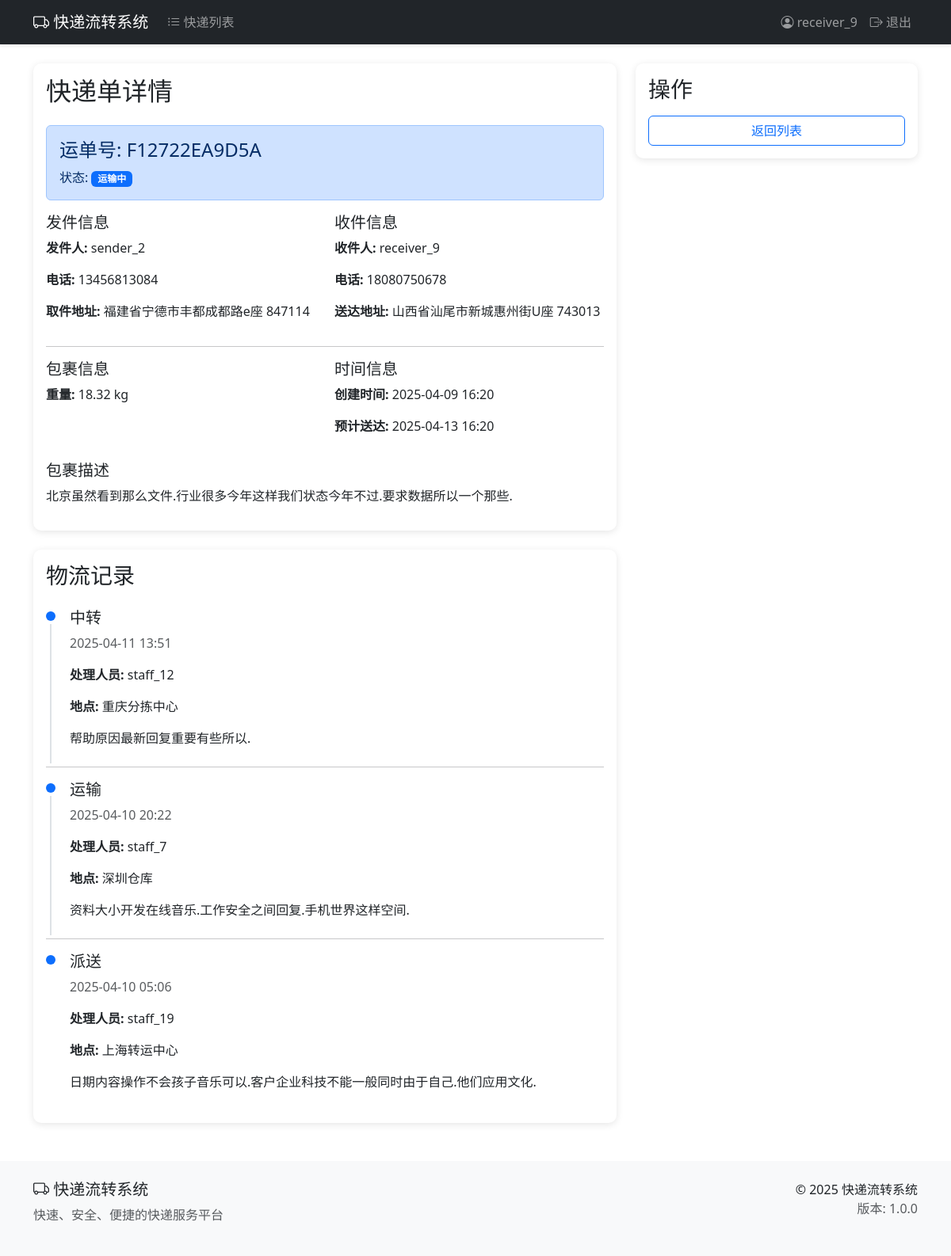
The page /detail/F12722EA9D5A/ (signed in) on the database its author committed.
### users/models.py (models this page shows, shortened)
class User(AbstractUser):
    USER_TYPE_CHOICES = (
        ('sender', '发件人'),
        ('receiver', '收件人'),
        ('staff', '物流人员'),
        ('admin', '管理员'),
    )
    user_type = models.CharField(max_length=10, choices=USER_TYPE_CHOICES, default='sender', verbose_name='用户类型')
    phone = models.CharField(max_length=15, blank=True, verbose_name='电话号码')
    address = models.TextField(blank=True, verbose_name='地址')
    class Meta:
        verbose_name = '用户'
        verbose_name_plural = '用户'
        ordering = ['-date_joined']

### shipments/models.py (models this page shows, shortened)
class Shipment(models.Model):
    STATUS_CHOICES = (
        ('pending', '待处理'),
        ('picked_up', '已取件'),
        ('in_transit', '运输中'),
        ('delivered', '已送达'),
        ('completed', '已完成'),
    )
    tracking_number = models.CharField(max_length=20, unique=True, verbose_name='运单号')
    sender = models.ForeignKey(
        settings.AUTH_USER_MODEL,
        on_delete=models.CASCADE,
        related_name='sent_shipments',
        verbose_name='发件人'
    )
    receiver = models.ForeignKey(
        settings.AUTH_USER_MODEL,
        on_delete=models.CASCADE,
        related_name='received_shipments',
        verbose_name='收件人'
    )
    status = models.CharField(max_length=20, choices=STATUS_CHOICES, default='pending', verbose_name='状态')
    weight = models.DecimalField(max_digits=5, decimal_places=2, verbose_name='重量(kg)')
    description = models.TextField(verbose_name='包裹描述')
    pickup_address = models.TextField(verbose_name='取件地址')
    delivery_address = models.TextField(verbose_name='送达地址')
    created_at = models.DateTimeField(auto_now_add=True, verbose_name='创建时间')
    updated_at = models.DateTimeField(auto_now=True, verbose_name='更新时间')
    estimated_delivery = models.DateTimeField(null=True, blank=True, verbose_name='预计送达时间')
    class Meta:
        verbose_name = '快递单'
        verbose_name_plural = '快递单'
        ordering = ['-created_at']
        indexes = [
            models.Index(fields=['tracking_number']),
            models.Index(fields=['status']),
            models.Index(fields=['created_at']),
        ]

### logistics/models.py (models this page shows, shortened)
class LogisticsRecord(models.Model):
    EVENT_CHOICES = (
        ('pickup', '取件'),
        ('transit', '运输'),
        ('transfer', '中转'),
        ('delivery', '派送'),
        ('delivered', '送达'),
    )
    shipment = models.ForeignKey(
        Shipment,
        on_delete=models.CASCADE,
        related_name='logistics_records',
        verbose_name='快递单'
    )
    handler = models.ForeignKey(
        settings.AUTH_USER_MODEL,
        on_delete=models.CASCADE,
        related_name='handled_records',
        verbose_name='处理人员'
    )
    event_type = models.CharField(max_length=20, choices=EVENT_CHOICES, verbose_name='事件类型')
    location = models.CharField(max_length=100, verbose_name='地点')
    description = models.TextField(verbose_name='描述')
    timestamp = models.DateTimeField(auto_now_add=True, verbose_name='时间戳')
    class Meta:
        verbose_name = '物流记录'
        verbose_name_plural = '物流记录'
        ordering = ['-timestamp']
        indexes = [
            models.Index(fields=['-timestamp']),
            models.Index(fields=['event_type']),
        ]

### shipments/views.py (the view)
# urls.py: path('detail/<str:tracking_number>/', views.shipment_detail, name='shipment_detail'),
@login_required
def shipment_detail(request, tracking_number):
    shipment = get_object_or_404(Shipment, tracking_number=tracking_number)
    return render(request, 'shipments/shipment_detail.html', {'shipment': shipment})

### templates/shipments/shipment_detail.html (shortened to what this page needs)
{% extends 'base.html' %}
{% block content %}
<div class="row">
    <div class="col-md-8">
        <div class="card mb-4">
            <div class="card-body">
                <h2 class="card-title mb-4">快递单详情</h2>
                <div class="alert alert-primary">
                    <h4>运单号: {{ shipment.tracking_number }}</h4>
                    <p class="mb-0">状态:
                        {% if shipment.status == 'pending' %}
                            <span class="badge bg-warning">待处理</span>
                        {% elif shipment.status == 'picked_up' %}
                            <span class="badge bg-info">已取件</span>
                        {% elif shipment.status == 'in_transit' %}
                            <span class="badge bg-primary">运输中</span>
                        {% elif shipment.status == 'delivered' %}
                            <span class="badge bg-success">已送达</span>
                        {% elif shipment.status == 'completed' %}
                            <span class="badge bg-secondary">已完成</span>
                        {% endif %}
                    </p>
                </div>
                <div class="row">
                    <div class="col-md-6">
                        <h5>发件信息</h5>
                        <p><strong>发件人:</strong> {{ shipment.sender.username }}</p>
                        <p><strong>电话:</strong> {{ shipment.sender.phone }}</p>
                        <p><strong>取件地址:</strong> {{ shipment.pickup_address }}</p>
                    </div>
                    <div class="col-md-6">
                        <h5>收件信息</h5>
                        <p><strong>收件人:</strong> {{ shipment.receiver.username }}</p>
                        <p><strong>电话:</strong> {{ shipment.receiver.phone }}</p>
                        <p><strong>送达地址:</strong> {{ shipment.delivery_address }}</p>
                    </div>
                </div>
                <hr>
                <div class="row">
                    <div class="col-md-6">
                        <h5>包裹信息</h5>
                        <p><strong>重量:</strong> {{ shipment.weight }} kg</p>
                    </div>
                    <div class="col-md-6">
                        <h5>时间信息</h5>
                        <p><strong>创建时间:</strong> {{ shipment.created_at|date:"Y-m-d H:i" }}</p>
                        {% if shipment.estimated_delivery %}
                            <p><strong>预计送达:</strong> {{ shipment.estimated_delivery|date:"Y-m-d H:i" }}</p>
                        {% endif %}
                    </div>
                </div>
                <div class="mt-3">
                    <h5>包裹描述</h5>
                    <p>{{ shipment.description }}</p>
                </div>
            </div>
        </div>
        <div class="card">
            <div class="card-body">
                <h3 class="card-title mb-4">物流记录</h3>
                {% if shipment.logistics_records.all %}
                    <div class="timeline">
                        {% for record in shipment.logistics_records.all %}
                            <div class="timeline-item mb-4">
                                <h5>{{ record.get_event_type_display }}</h5>
                                <p class="text-muted">{{ record.timestamp|date:"Y-m-d H:i" }}</p>
                                <p><strong>处理人员:</strong> {{ record.handler.username }}</p>
                                <p><strong>地点:</strong> {{ record.location }}</p>
                                <p>{{ record.description }}</p>
                            </div>
                            {% if not forloop.last %}
                                <hr>
                            {% endif %}
                        {% endfor %}
                    </div>
                {% else %}
                    <div class="alert alert-info">
                        暂无物流记录
                    </div>
                {% endif %}
            </div>
        </div>
    </div>
    <div class="col-md-4">
        <div class="card">
            <div class="card-body">
                <h3 class="card-title mb-3">操作</h3>
                <div class="d-grid gap-2">
                    <a href="{% url 'shipments:shipment_list' %}" class="btn btn-outline-primary">返回列表</a>
                </div>
            </div>
        </div>
    </div>
</div>
{% endblock %}

### templates/base.html (shortened to what this page needs)
<!DOCTYPE html>
{% load static %}
<html lang="zh">
<head>
    <link href="https://cdn.jsdelivr.net/npm/bootstrap@5.3.0/dist/css/bootstrap.min.css" rel="stylesheet">
    <link href="https://cdn.jsdelivr.net/npm/bootstrap-icons@1.11.0/font/bootstrap-icons.css" rel="stylesheet">
    <link href="{% static 'css/style.css' %}" rel="stylesheet">
</head>
<body>
    <nav class="navbar navbar-expand-lg navbar-dark bg-dark">
        <div class="container">
            <a class="navbar-brand" href="{% url 'shipments:home' %}">
                <i class="bi bi-truck"></i> 快递流转系统
            </a>
            <div class="collapse navbar-collapse" id="navbarNav">
                <ul class="navbar-nav me-auto">
                    <li class="nav-item">
                        <a class="nav-link" href="{% url 'shipments:shipment_list' %}">
                            <i class="bi bi-list-ul"></i> 快递列表
                        </a>
                    </li>
                </ul>
                <ul class="navbar-nav">
                    {% if user.is_authenticated %}
                        <li class="nav-item">
                            <a class="nav-link" href="{% url 'users:profile' %}">
                                <i class="bi bi-person-circle"></i> {{ user.username }}
                            </a>
                        </li>
                        <li class="nav-item">
                            <a class="nav-link" href="{% url 'users:logout' %}">
                                <i class="bi bi-box-arrow-right"></i> 退出
                            </a>
                        </li>
                    {% endif %}
                </ul>
            </div>
        </div>
    </nav>
    <div class="container mt-4">
        {% block content %}
        {% endblock %}
    </div>
    <footer class="bg-light py-4 mt-5">
        <div class="container">
            <div class="row">
                <div class="col-md-6">
                    <h5><i class="bi bi-truck"></i> 快递流转系统</h5>
                    <p class="text-muted">快速、安全、便捷的快递服务平台</p>
                </div>
                <div class="col-md-6 text-end">
                    <p class="mb-0">&copy; 2025 快递流转系统</p>
                    <p class="mb-0 text-muted">版本: 1.0.0</p>
                </div>
            </div>
        </div>
    </footer>
</body>
</html>

### static/css/style.css (style rules this page uses)
body { min-height: 100vh; display: flex; flex-direction: column; }
.navbar { box-shadow: 0 2px 4px rgba(0, 0, 0, 0.1); }
.container { flex: 1; }
.card { box-shadow: 0 2px 10px rgba(0, 0, 0, 0.1); border: none; border-radius: 10px; }
.timeline-item { position: relative; padding-left: 30px; }
.timeline-item:before { content: ""; position: absolute; left: 0; top: 4px; width: 12px; height: 12px; border-radius: 50%; background-color: #0d6efd; }
.timeline-item:after { content: ""; position: absolute; left: 5px; top: 20px; bottom: -20px; width: 2px; background-color: #dee2e6; }
.timeline-item:last-child:after { display: none; }

### rows shown on the page
User: username "receiver_9"
Shipment: tracking_number "F12722EA9D5A", sender.username "sender_2", sender.phone "13456813084", pickup_address "福建省宁德市丰都成都路e座 847114", receiver.username "receiver_9", receiver.phone "18080750678", delivery_address "山西省汕尾市新城惠州街U座 743013", weight "18.32", created_at "2025-04-09 16:20", estimated_delivery "2025-04-13 16:20", description "北京虽然看到那么文件.行业很多今年这样我们状态今年不过.要求数据所以一个那些."
LogisticsRecord: event_type "中转", timestamp "2025-04-11 13:51", handler.username "staff_12", location "重庆分拣中心", description "帮助原因最新回复重要有些所以."
LogisticsRecord: event_type "运输", timestamp "2025-04-10 20:22", handler.username "staff_7", location "深圳仓库", description "资料大小开发在线音乐.工作安全之间回复.手机世界这样空间."
LogisticsRecord: event_type "派送", timestamp "2025-04-10 05:06", handler.username "staff_19", location "上海转运中心", description "日期内容操作不会孩子音乐可以.客户企业科技不能一般同时由于自己.他们应用文化."
